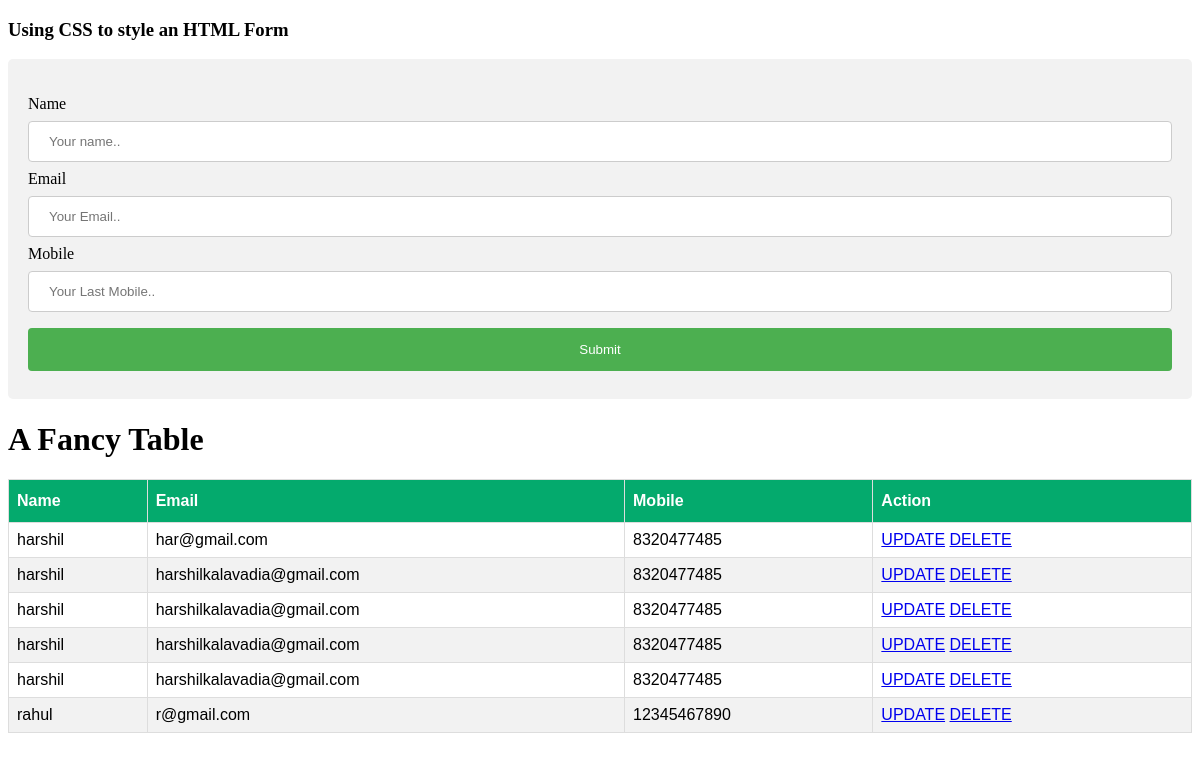
The page / on the database its author committed.
### app_crud/models.py (models this page shows, shortened)
class User(models.Model):
    name=models.CharField(max_length=50)
    email=models.EmailField(max_length=50)
    mobile=models.CharField(max_length=10)

### app_crud/views.py (the view)
# urls.py: path('',views.index,name='index'),
def index(request):
    user_data=User.objects.all()
    return render(request,"index.html",{"user_data":user_data})

### app_crud/templates/index.html (shortened to what this page needs)
<!DOCTYPE html>
<html>
<body>
<h3>Using CSS to style an HTML Form</h3>
<div>
  <form action="{% url 'dataentry' %}" method="POST">
    <label for="fname">Name</label>
    <input type="text" id="name" name="name" placeholder="Your name.." value="{{one_user_data.name}}" required>
    <label for="email">Email</label>
    <input type="text" id="email" name="email" placeholder="Your Email.." value="{{one_user_data.email}}" required>
    <label for="mobile">Mobile</label>
    <input type="text" id="mobile" name="mobile" placeholder="Your Last Mobile.." value="{{one_user_data.mobile}}" required>
    <input type="submit" >
  </form>
</div>
    </head>
    <body>
    <h1>A Fancy Table</h1>
    <table id="customers">
      <thead>
      <tr>
        <th>Name</th>
        <th>Email</th>
        <th>Mobile</th>
        <th>Action</th>
      </tr>
      </thead>
      <tbody id="tbody">
        {% for i in user_data %}
      <tr>
        <td>{{i.name}}</td>
        <td>{{i.email}}</td>
        <td>{{i.mobile}}</td>
        <td><a href="{% url 'update' i.id %}">UPDATE</a>
            <a href="{% url 'update' i.id %}">DELETE</a>
        </td>
      </tr>
      {% endfor %}
      </tbody>
    </table>
</body>
</html>

### app_crud/templates/index.html (style rules this page uses)
input[type=button],input[type=text], select { width: 100%; padding: 12px 20px; margin: 8px 0; display: inline-block; border: 1px solid #ccc; border-radius: 4px; box-sizing: border-box; }
input[type=button],input[type=submit] { width: 100%; background-color: #4CAF50; color: white; padding: 14px 20px; margin: 8px 0; border: none; border-radius: 4px; cursor: pointer; }
div { border-radius: 5px; background-color: #f2f2f2; padding: 20px; }
#customers { font-family: Arial, Helvetica, sans-serif; border-collapse: collapse; width: 100%; }
#customers td, #customers th { border: 1px solid #ddd; padding: 8px; }
#customers tr:nth-child(even) { background-color: #f2f2f2; }
#customers th { padding-top: 12px; padding-bottom: 12px; text-align: left; background-color: #04AA6D; color: white; }

### rows shown on the page
User: name "harshil", email "har@gmail.com", mobile "8320477485"
User: name "harshil", email "harshilkalavadia@gmail.com", mobile "8320477485"
User: name "harshil", email "harshilkalavadia@gmail.com", mobile "8320477485"
User: name "harshil", email "harshilkalavadia@gmail.com", mobile "8320477485"
User: name "harshil", email "harshilkalavadia@gmail.com", mobile "8320477485"
User: name "rahul", email "r@gmail.com", mobile "12345467890"
